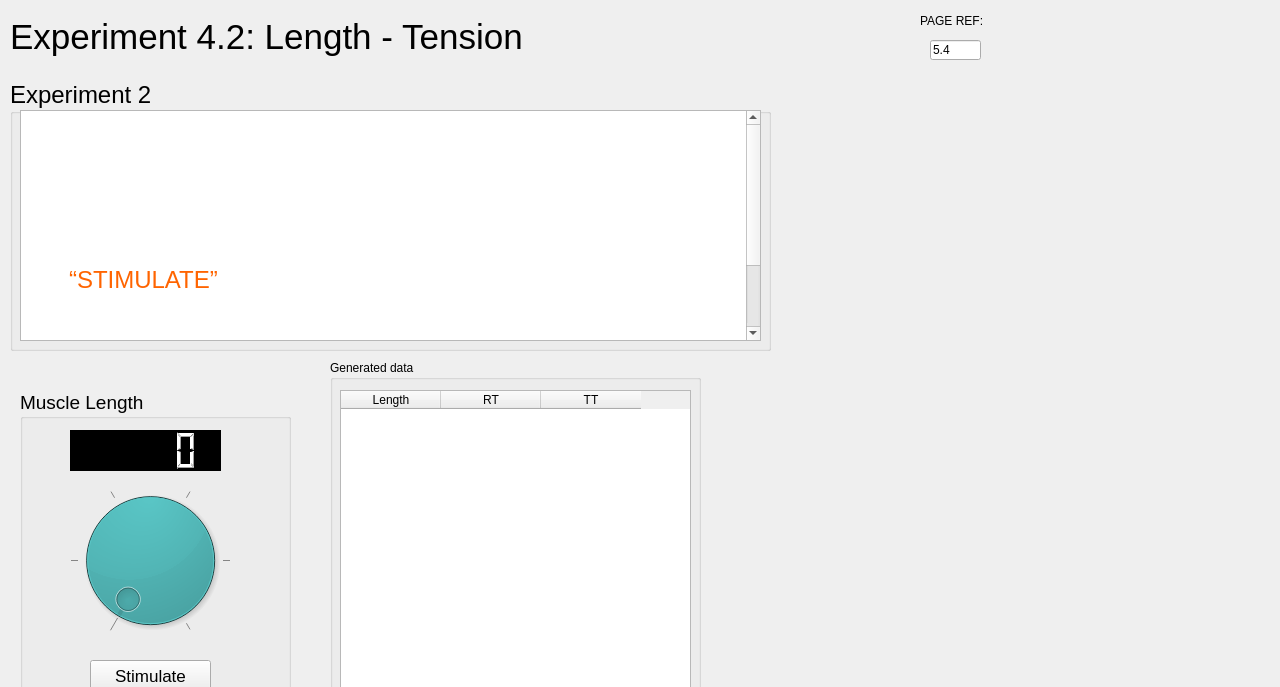
<?xml version="1.0" encoding="UTF-8"?>
<ui version="4.0">
 <class>MainWindow</class>
 <widget class="QMainWindow" name="MainWindow">
  <property name="geometry">
   <rect>
    <x>0</x>
    <y>0</y>
    <width>1280</width>
    <height>687</height>
   </rect>
  </property>
  <property name="windowTitle">
   <string>MainWindow</string>
  </property>
  <property name="autoFillBackground">
   <bool>false</bool>
  </property>
  <widget class="QWidget" name="centralwidget">
   <widget class="QGroupBox" name="groupBox">
    <property name="geometry">
     <rect>
      <x>20</x>
      <y>390</y>
      <width>271</width>
      <height>321</height>
     </rect>
    </property>
    <property name="font">
     <font>
      <pointsize>14</pointsize>
     </font>
    </property>
    <property name="title">
     <string>Muscle Length</string>
    </property>
    <widget class="QDial" name="dial">
     <property name="geometry">
      <rect>
       <x>0</x>
       <y>90</y>
       <width>261</width>
       <height>161</height>
      </rect>
     </property>
     <property name="styleSheet">
      <string notr="true">background-color: rgb(0, 170, 170);
color: rgb(255, 0, 0);</string>
     </property>
     <property name="minimum">
      <number>255</number>
     </property>
     <property name="maximum">
      <number>350</number>
     </property>
     <property name="singleStep">
      <number>5</number>
     </property>
     <property name="pageStep">
      <number>1000</number>
     </property>
     <property name="wrapping">
      <bool>false</bool>
     </property>
     <property name="notchesVisible">
      <bool>true</bool>
     </property>
    </widget>
    <widget class="QLCDNumber" name="lcdNumber">
     <property name="geometry">
      <rect>
       <x>50</x>
       <y>40</y>
       <width>151</width>
       <height>41</height>
      </rect>
     </property>
     <property name="styleSheet">
      <string notr="true">background-color: rgb(0, 0, 0);
color: rgb(255, 255, 255);</string>
     </property>
    </widget>
    <widget class="QPushButton" name="pushButtonStimulate">
     <property name="geometry">
      <rect>
       <x>70</x>
       <y>270</y>
       <width>121</width>
       <height>31</height>
      </rect>
     </property>
     <property name="font">
      <font>
       <pointsize>13</pointsize>
      </font>
     </property>
     <property name="text">
      <string>Stimulate</string>
     </property>
    </widget>
   </widget>
   <widget class="QGroupBox" name="groupBox_2">
    <property name="geometry">
     <rect>
      <x>330</x>
      <y>360</y>
      <width>371</width>
      <height>351</height>
     </rect>
    </property>
    <property name="title">
     <string>Generated data</string>
    </property>
    <widget class="QTableWidget" name="tableWidget">
     <property name="geometry">
      <rect>
       <x>10</x>
       <y>30</y>
       <width>351</width>
       <height>311</height>
      </rect>
     </property>
     <column>
      <property name="text">
       <string>Length</string>
      </property>
     </column>
     <column>
      <property name="text">
       <string>RT</string>
      </property>
     </column>
     <column>
      <property name="text">
       <string>TT</string>
      </property>
     </column>
    </widget>
   </widget>
   <widget class="QProgressBar" name="progressBar">
    <property name="geometry">
     <rect>
      <x>172</x>
      <y>721</y>
      <width>649</width>
      <height>21</height>
     </rect>
    </property>
    <property name="sizePolicy">
     <sizepolicy hsizetype="Minimum" vsizetype="Fixed">
      <horstretch>0</horstretch>
      <verstretch>0</verstretch>
     </sizepolicy>
    </property>
    <property name="value">
     <number>1</number>
    </property>
    <property name="textVisible">
     <bool>false</bool>
    </property>
   </widget>
   <widget class="QPushButton" name="pushButtonMenu">
    <property name="enabled">
     <bool>true</bool>
    </property>
    <property name="geometry">
     <rect>
      <x>914</x>
      <y>720</y>
      <width>75</width>
      <height>23</height>
     </rect>
    </property>
    <property name="sizePolicy">
     <sizepolicy hsizetype="Maximum" vsizetype="Fixed">
      <horstretch>0</horstretch>
      <verstretch>0</verstretch>
     </sizepolicy>
    </property>
    <property name="minimumSize">
     <size>
      <width>50</width>
      <height>20</height>
     </size>
    </property>
    <property name="text">
     <string>MENU</string>
    </property>
   </widget>
   <widget class="QPushButton" name="pushButtonBack">
    <property name="geometry">
     <rect>
      <x>10</x>
      <y>720</y>
      <width>75</width>
      <height>23</height>
     </rect>
    </property>
    <property name="sizePolicy">
     <sizepolicy hsizetype="Maximum" vsizetype="Fixed">
      <horstretch>0</horstretch>
      <verstretch>0</verstretch>
     </sizepolicy>
    </property>
    <property name="text">
     <string>BACK</string>
    </property>
   </widget>
   <widget class="QPushButton" name="pushButtonNext">
    <property name="geometry">
     <rect>
      <x>91</x>
      <y>720</y>
      <width>75</width>
      <height>23</height>
     </rect>
    </property>
    <property name="sizePolicy">
     <sizepolicy hsizetype="Maximum" vsizetype="Fixed">
      <horstretch>0</horstretch>
      <verstretch>0</verstretch>
     </sizepolicy>
    </property>
    <property name="text">
     <string>NEXT</string>
    </property>
   </widget>
   <widget class="QLabel" name="labelPage">
    <property name="geometry">
     <rect>
      <x>827</x>
      <y>709</y>
      <width>81</width>
      <height>49</height>
     </rect>
    </property>
    <property name="sizePolicy">
     <sizepolicy hsizetype="Maximum" vsizetype="Preferred">
      <horstretch>0</horstretch>
      <verstretch>0</verstretch>
     </sizepolicy>
    </property>
    <property name="font">
     <font>
      <pointsize>11</pointsize>
      <weight>75</weight>
      <bold>true</bold>
     </font>
    </property>
    <property name="styleSheet">
     <string notr="true">color: rgb(255, 255, 255);</string>
    </property>
    <property name="text">
     <string>PAGE 4 / 7</string>
    </property>
   </widget>
   <widget class="QLabel" name="labelPageRef">
    <property name="geometry">
     <rect>
      <x>920</x>
      <y>10</y>
      <width>71</width>
      <height>21</height>
     </rect>
    </property>
    <property name="sizePolicy">
     <sizepolicy hsizetype="Maximum" vsizetype="Preferred">
      <horstretch>0</horstretch>
      <verstretch>0</verstretch>
     </sizepolicy>
    </property>
    <property name="text">
     <string>PAGE REF:</string>
    </property>
   </widget>
   <widget class="QLineEdit" name="lineEdit">
    <property name="geometry">
     <rect>
      <x>930</x>
      <y>40</y>
      <width>51</width>
      <height>20</height>
     </rect>
    </property>
    <property name="sizePolicy">
     <sizepolicy hsizetype="Ignored" vsizetype="Fixed">
      <horstretch>0</horstretch>
      <verstretch>0</verstretch>
     </sizepolicy>
    </property>
    <property name="text">
     <string>5.4</string>
    </property>
    <property name="readOnly">
     <bool>true</bool>
    </property>
   </widget>
   <widget class="QLabel" name="labelCurrentWindow">
    <property name="geometry">
     <rect>
      <x>10</x>
      <y>0</y>
      <width>751</width>
      <height>74</height>
     </rect>
    </property>
    <property name="font">
     <font>
      <pointsize>26</pointsize>
     </font>
    </property>
    <property name="text">
     <string>Experiment 4.2: Length - Tension</string>
    </property>
   </widget>
   <widget class="QGroupBox" name="groupBox_3">
    <property name="geometry">
     <rect>
      <x>10</x>
      <y>80</y>
      <width>761</width>
      <height>271</height>
     </rect>
    </property>
    <property name="font">
     <font>
      <pointsize>18</pointsize>
     </font>
    </property>
    <property name="title">
     <string>Experiment 2</string>
    </property>
    <widget class="QTextEdit" name="textEdit">
     <property name="geometry">
      <rect>
       <x>10</x>
       <y>30</y>
       <width>741</width>
       <height>231</height>
      </rect>
     </property>
     <property name="font">
      <font>
       <pointsize>21</pointsize>
      </font>
     </property>
     <property name="html">
      <string>&lt;!DOCTYPE HTML PUBLIC &quot;-//W3C//DTD HTML 4.0//EN&quot; &quot;http://www.w3.org/TR/REC-html40/strict.dtd&quot;&gt;
&lt;html&gt;&lt;head&gt;&lt;meta name=&quot;qrichtext&quot; content=&quot;1&quot; /&gt;&lt;style type=&quot;text/css&quot;&gt;
p, li { white-space: pre-wrap; }
&lt;/style&gt;&lt;/head&gt;&lt;body style=&quot; font-family:'.AppleSystemUIFont'; font-size:21pt; font-weight:400; font-style:normal;&quot;&gt;
&lt;p align=&quot;justify&quot; style=&quot; margin-top:0px; margin-bottom:0px; margin-left:0px; margin-right:0px; -qt-block-indent:0; text-indent:0px;&quot;&gt;&lt;a name=&quot;docs-internal-guid-e93a8562-7fff-014e-29a3-aafb6dbbd424&quot;&gt;&lt;/a&gt;&lt;span style=&quot; font-family:'Times New Roman'; font-size:18pt; color:#ffffff; background-color:transparent;&quot;&gt;Y&lt;/span&gt;&lt;span style=&quot; font-family:'Times New Roman'; font-size:18pt; color:#ffffff; background-color:transparent;&quot;&gt;ou can set the muscle length to any value between set limits. Explore the effect of changing the length on the resting tension and the tetanic tension. &lt;/span&gt;&lt;/p&gt;
&lt;p align=&quot;justify&quot; style=&quot; margin-top:0px; margin-bottom:0px; margin-left:0px; margin-right:0px; -qt-block-indent:0; text-indent:0px; line-height:120%;&quot;&gt;&lt;span style=&quot; font-family:'Times New Roman'; font-size:18pt; color:#ffffff; background-color:transparent;&quot;&gt;Set the muscle length by moving the arrow around the dial (the current length is also displayed in the “Muscle length” box). Clicking the &lt;/span&gt;&lt;span style=&quot; font-family:'Times New Roman'; font-size:18pt; color:#ff6400; background-color:transparent;&quot;&gt;“STIMULATE”&lt;/span&gt;&lt;span style=&quot; font-family:'Times New Roman'; font-size:18pt; color:#ffffff; background-color:transparent;&quot;&gt; button will then tetanically stimulate the nerve. The resulting resting tension and tetanic tension are displayed in the appropriate boxes.&lt;/span&gt;&lt;/p&gt;
&lt;p align=&quot;justify&quot; style=&quot; margin-top:0px; margin-bottom:0px; margin-left:0px; margin-right:0px; -qt-block-indent:0; text-indent:0px; line-height:120%;&quot;&gt;&lt;span style=&quot; font-family:'Times New Roman'; font-size:18pt; color:#ffffff; background-color:transparent;&quot;&gt;Once you think you have taken enough reading, move on to the next page.&lt;/span&gt;&lt;/p&gt;&lt;/body&gt;&lt;/html&gt;</string>
     </property>
    </widget>
   </widget>
   <widget class="QLabel" name="labelImage">
    <property name="geometry">
     <rect>
      <x>780</x>
      <y>180</y>
      <width>181</width>
      <height>341</height>
     </rect>
    </property>
    <property name="text">
     <string/>
    </property>
    <property name="pixmap">
     <pixmap>../img/exp4.2/EXP4.2.1.png</pixmap>
    </property>
    <property name="scaledContents">
     <bool>true</bool>
    </property>
   </widget>
  </widget>
 </widget>
 <resources>
  <include location="../resources.qrc"/>
 </resources>
 <connections/>
</ui>
